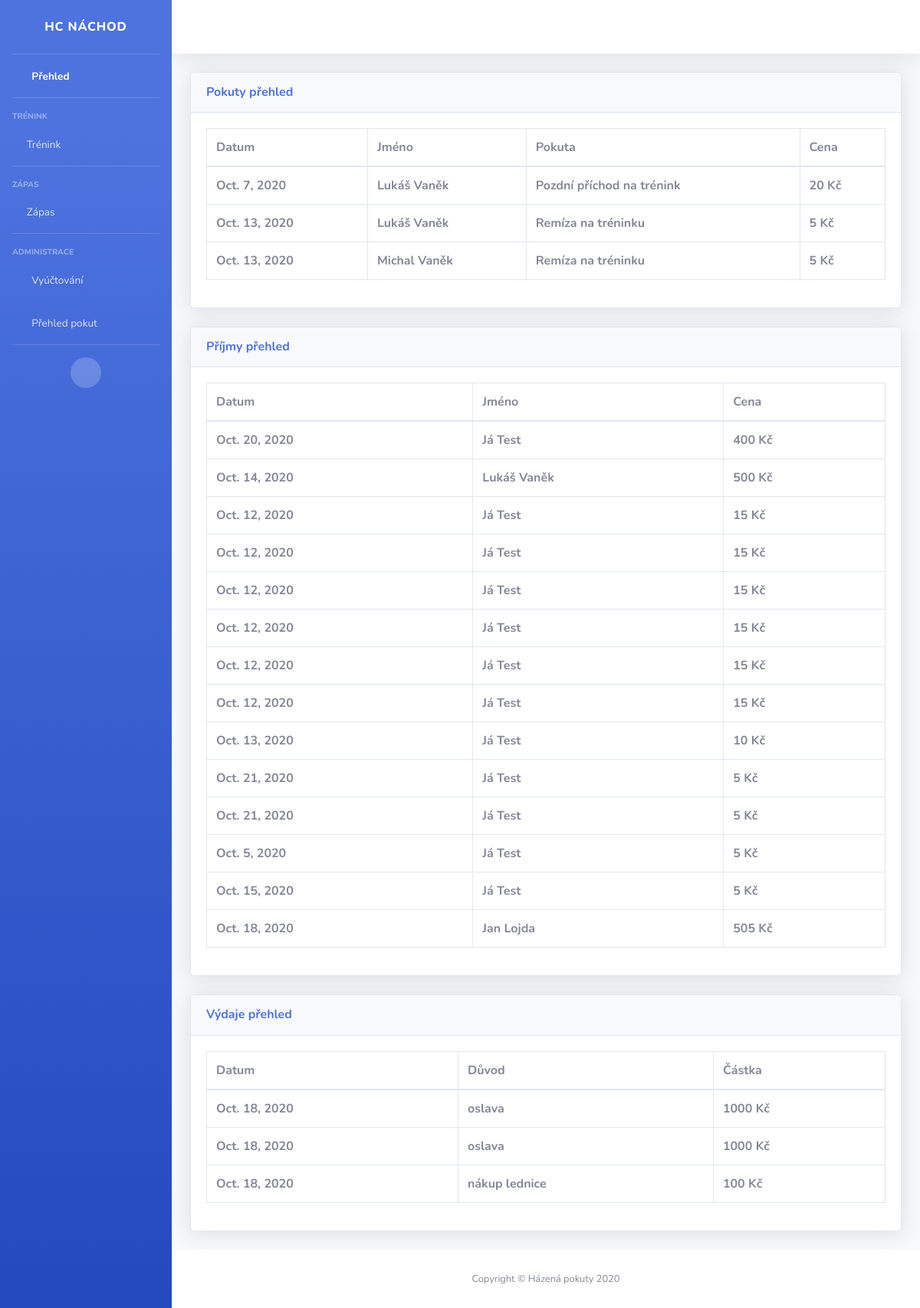
The app's page /listview/ with its own data.
### pokuty/models.py (models this page shows)
class PenaltyRecord(models.Model):
    penaltyDate = models.DateField()
    userId = models.PositiveSmallIntegerField(default=1)
    user = models.CharField(max_length=200, default=None)
    penaltyName = models.CharField(max_length=200)
    penaltyPrice = models.PositiveSmallIntegerField()
    payed = models.BooleanField()

class Income(models.Model):
    incomeDate = models.DateField()
    userID = models.PositiveSmallIntegerField(default=1)
    user = models.CharField(max_length=100)
    price = models.PositiveSmallIntegerField()

class Expense(models.Model):
    expenseDate = models.DateField()
    reason = models.CharField(max_length=100)
    price = models.PositiveSmallIntegerField()

### pokuty/views.py (the view)
# urls.py: url(r"^listview/", listview, name="listview"),
def listview(request):
    records = PenaltyRecord.objects.all().filter(payed=False)
    incomes = Income.objects.all()
    expenses = Expense.objects.all()
    return render(request, "pokuty/listview.html",{'records':records, 'incomes':incomes, 'expenses':expenses})

### pokuty/templates/pokuty/listview.html
{% extends 'base.html' %}
{% block content %}
<div class="card shadow mb-4">
  <div class="card-header py-3">
              <h6 class="m-0 font-weight-bold text-primary">Pokuty přehled</h6>
  </div>
  <div class="card-body">
    <div class="table-responsive">
        <table class="table table-bordered">
          <thead>
            <tr>
              <th>Datum</th>
              <th>Jméno</th>
              <th>Pokuta</th>
              <th>Cena</th>
            </tr>
          </thead>
          <tbody>
              {% for record in records %}
            <tr>
              <th>{{record.penaltyDate}}</th>
              <th>{{record.user}}</th>
              <th>{{record.penaltyName}}</th>
              <th>{{record.penaltyPrice}} Kč</th>
            </tr>
              {% endfor %}
          </tbody>
        </table>
      </div>
  </div>
</div>
<div class="card shadow mb-4">
  <div class="card-header py-3">
              <h6 class="m-0 font-weight-bold text-primary">Příjmy přehled</h6>
  </div>
  <div class="card-body">
    <div class="table-responsive">
        <table class="table table-bordered">
          <thead>
            <tr>
              <th>Datum</th>
              <th>Jméno</th>
              <th>Cena</th>
            </tr>
          </thead>
          <tbody>
              {% for income in incomes %}
            <tr>
              <th>{{income.incomeDate}}</th>
              <th>{{income.user}}</th>
              <th>{{income.price}} Kč</th>
            </tr>
              {% endfor %}
          </tbody>
        </table>
      </div>
  </div>
</div>
<div class="card shadow mb-4">
  <div class="card-header py-3">
              <h6 class="m-0 font-weight-bold text-primary">Výdaje přehled</h6>
  </div>
  <div class="card-body">
    <div class="table-responsive">
        <table class="table table-bordered">
          <thead>
            <tr>
              <th>Datum</th>
              <th>Důvod</th>
              <th>Částka</th>
            </tr>
          </thead>
          <tbody>
              {% for expense in expenses %}
            <tr>
              <th>{{expense.expenseDate}}</th>
              <th>{{expense.reason}}</th>
              <th>{{expense.price}} Kč</th>
            </tr>
              {% endfor %}
          </tbody>
        </table>
      </div>
  </div>
</div>
{% endblock %}

### records on screen
PenaltyRecord: penaltyDate "Oct. 7, 2020", user "Lukáš Vaněk", penaltyName "Pozdní příchod na trénink", penaltyPrice "20"
PenaltyRecord: penaltyDate "Oct. 13, 2020", user "Lukáš Vaněk", penaltyName "Remíza na tréninku", penaltyPrice "5"
PenaltyRecord: penaltyDate "Oct. 13, 2020", user "Michal Vaněk", penaltyName "Remíza na tréninku", penaltyPrice "5"
Income: incomeDate "Oct. 20, 2020", user "Já Test", price "400"
Income: incomeDate "Oct. 14, 2020", user "Lukáš Vaněk", price "500"
Income: incomeDate "Oct. 12, 2020", user "Já Test", price "15"
Income: incomeDate "Oct. 12, 2020", user "Já Test", price "15"
Income: incomeDate "Oct. 12, 2020", user "Já Test", price "15"
Income: incomeDate "Oct. 12, 2020", user "Já Test", price "15"
Income: incomeDate "Oct. 12, 2020", user "Já Test", price "15"
Income: incomeDate "Oct. 12, 2020", user "Já Test", price "15"
Income: incomeDate "Oct. 13, 2020", user "Já Test", price "10"
Income: incomeDate "Oct. 21, 2020", user "Já Test", price "5"
Income: incomeDate "Oct. 21, 2020", user "Já Test", price "5"
Income: incomeDate "Oct. 5, 2020", user "Já Test", price "5"
Income: incomeDate "Oct. 15, 2020", user "Já Test", price "5"
Income: incomeDate "Oct. 18, 2020", user "Jan Lojda", price "505"
Expense: expenseDate "Oct. 18, 2020", reason "oslava", price "1000"
Expense: expenseDate "Oct. 18, 2020", reason "oslava", price "1000"
Expense: expenseDate "Oct. 18, 2020", reason "nákup lednice", price "100"
